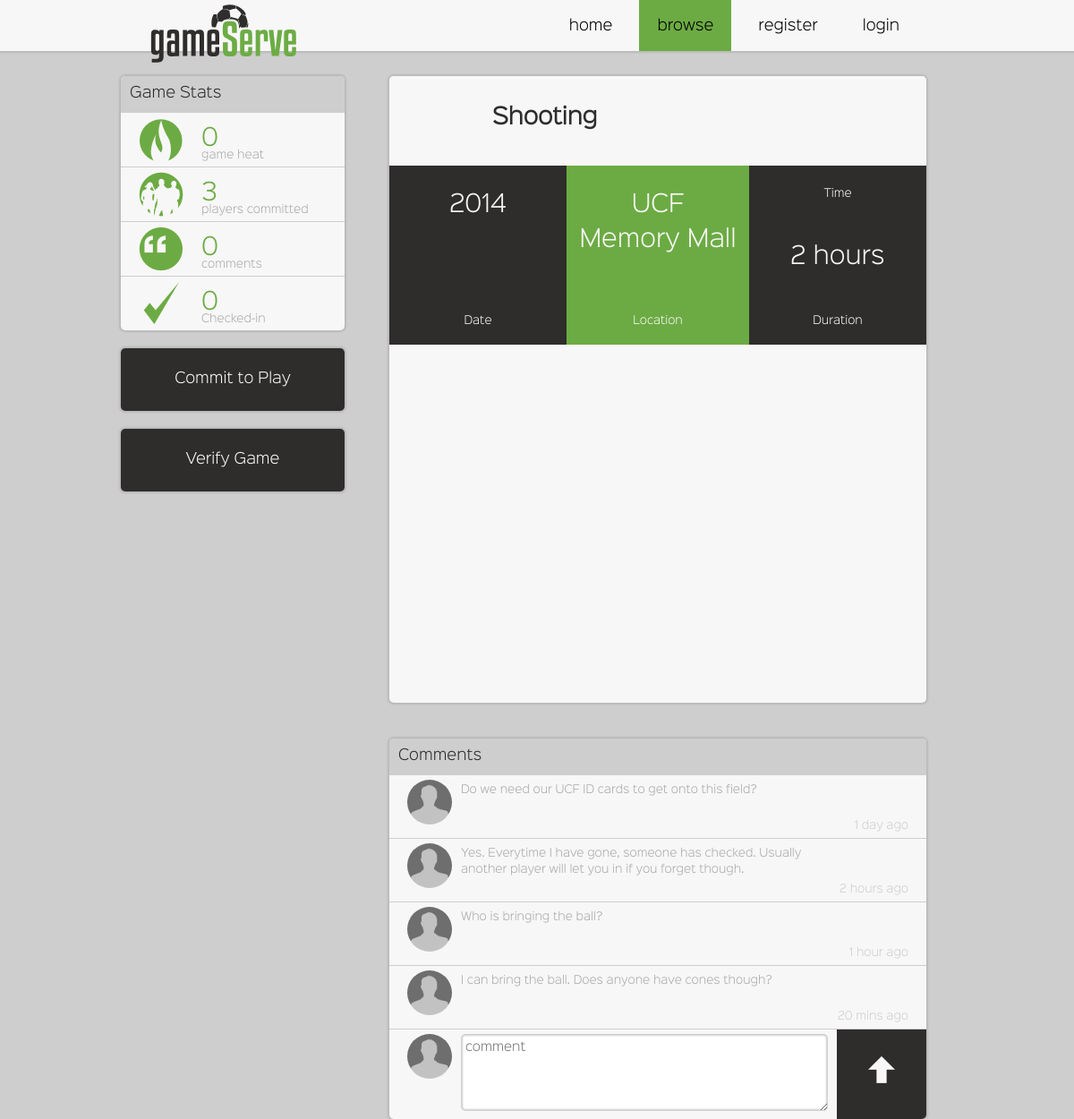
Before: /events/game/8/ with the older database file.
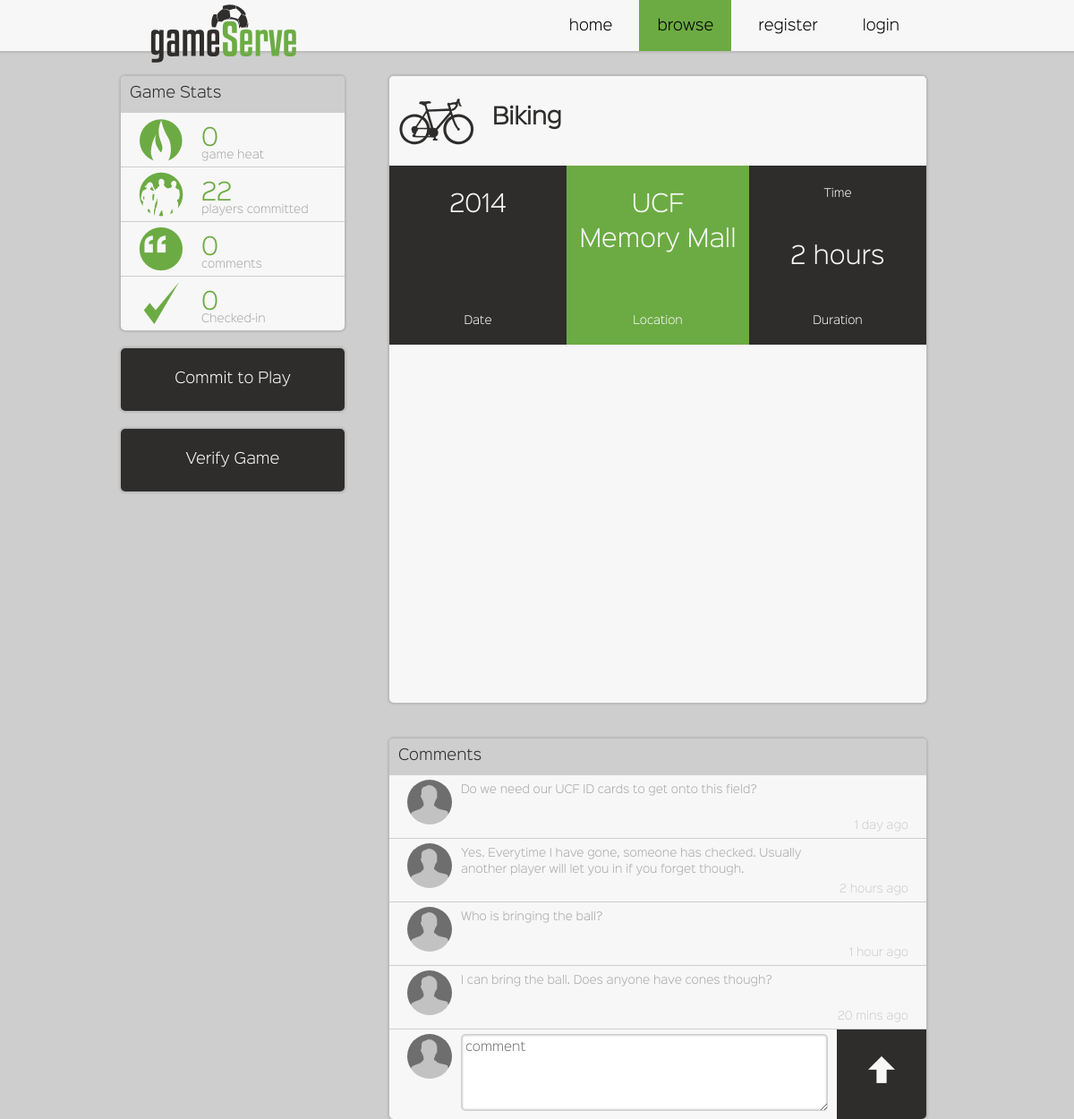
After: the same page with the newer database file.
### events/models.py (models this page shows, shortened)
class Event(models.Model):
    objects = EventManager()
    dateTime = models.DateTimeField(auto_now=False)
    endTime = models.DateTimeField(auto_now=False)
    duration = models.FloatField()
    creator = models.ForeignKey(User,related_name='creator')
    court = models.ForeignKey(Court, related_name='court')
    participants = models.ManyToManyField(User,related_name='participants')
    gameHeat = 0 #models.IntegerField(default=0)
    numComments = 0 #models.IntegerField()
    checkIns = 0 #models.IntegerField()
    class Meta:
        ordering = ('dateTime',)

class Court(models.Model):
    objects = CourtManager()
    sport = models.ForeignKey(Sport, related_name='sport')
    latitude = models.FloatField()
    longitude = models.FloatField()
    class Meta:
        ordering = ('sport',)

class Sport(models.Model):
    objects = SportManager()
    sportType = models.CharField(unique=True,max_length=10)

### events/views.py (the view)
# urls.py: url(r'^game/(?P<gameId>\w+)/', views.game, name='game'),
def game(request, gameId="1"):
    context_dict = {'event':Event.objects.get(id=int(gameId)),}
    return render_to_response('events/game.html',context_dict, RequestContext(request) )

### templates/events/game.html (shortened to what this page needs)
{% extends "events/base.html" %}
{% load static %}
	{% block browseLink %}active{% endblock %}
	{% block topLeftPaneTitle %}Game Stats{% endblock %}
	{% block topLeftPaneContent %}
		<div class="staticListItem">
			<div class="listImg green">
				<div class="icon-heatRep"></div>
			</div>
			<div class="statNum">{{ event.gameHeat }}</div>
			<div class="statType">game heat</div>
		</div>
		<div class="staticListItem">
			<div class="listImg green">
				<div class="icon-committed"></div>
			</div>
			<div class="statNum">{{ event.participants.count }}</div>
			<div class="statType">players committed</div>
		</div>
		<div class="staticListItem">
			<div class="listImg green">
				<div class="icon-comments"></div>
			</div>
			<div class="statNum">{{ event.numComments }}</div>
			<div class="statType">comments</div>
		</div>
		<div class="staticListItem">
			<div class="listImg green">
				<div class="icon-checkedIn"></div>
			</div>
			<div class="statNum">{{ event.checkIns }}</div>
			<div class="statType">Checked-in</div>
		</div>
	{% endblock %}
	{% block middleLeftPane %}
		<div id="commit" class="sideButton">Commit to Play</div>
	{% endblock %}
	{% block bottomLeftPane %}
		<div id="verify" class="sideButton">Verify Game</div>
	{% endblock %}
	{% block mainPane %}
		<section class="window">
			<div class="windowHeader medium">
				<div class="icon-{{ event.court.sport.sportType | lower }} largeIcon left"></div>
				<div class="headerDeets">
					<h2 class="headerGame">{{ event.court.sport.sportType }}</h2>
				</div>
			</div>
			<div class="windowBlock">
				<div id="year" class="blockText">{{ event.dateTime.year }}</div>
				<div class="blockDeet">Date</div>
			</div>
			<div class="windowBlock">
				<div class="blockText">UCF</div>
				<div class="blockText">Memory Mall</div>
				<div class="blockDeet">Location</div>
			</div>
			<div class="windowBlock">
				<div class="blockDeet">Time</div>
				<div class="blockText">2 hours</div>
				<div class="blockDeet">Duration</div>
			</div>
			<div class="bigMap" id="mapCanvas"></aside>
		</section>
	{% endblock %}
	{% block secondarySection %}
		<section class="window">
			<div class="windowHeader">Comments</div>
			<div class="staticListItem">
				<img class="userPhoto" src="{% static 'assets/gsGeneralPerson.jpg' %}">
				<div class="commentSection">
					<div class="comment">Do we need our UCF ID cards to get onto this field?</div>
					<div class="deltaTime">1 day ago</div>
				</div>
			</div>
			<div class="staticListItem">
				<img class="userPhoto" src="{% static 'assets/gsGeneralPerson.jpg' %}">
				<div class="commentSection">
					<div class="comment">Yes. Everytime I have gone, someone has checked. Usually another player will let you in if you forget though.</div>
					<div class="deltaTime">2 hours ago</div>
				</div>
			</div>
			<div class="staticListItem">
				<img class="userPhoto" src="{% static 'assets/gsGeneralPerson.jpg' %}">
				<div class="commentSection">
					<div class="comment">Who is bringing the ball?</div>
					<div class="deltaTime">1 hour ago</div>
				</div>
			</div>
			<div class="staticListItem">
				<img class="userPhoto" src="{% static 'assets/gsGeneralPerson.jpg' %}">
				<div class="commentSection">
					<div class="comment">I can bring the ball. Does anyone have cones though?</div>
					<div class="deltaTime">20 mins ago</div>
				</div>
			</div>
			<div class="staticListItem">
				<img class="userPhoto" src="{% static 'assets/gsGeneralPerson.jpg' %}">
				<div class="commentSection create">
					<textarea id="commentInput" placeholder="comment"></textarea>
				</div>
				<div id="submitComment">
					<div class="icon-arrow-up"></div>
				</div>
			</div>
		</section>
	{% endblock %}

Changed rows visible on the page:
changed Event: participants.count "3" → "22"; court_id 3 → 11 (drawn); court.sport.sportType "Shooting" → "Biking"
